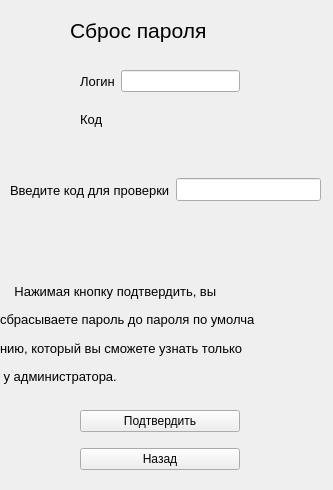
<?xml version="1.0" encoding="UTF-8"?>
<ui version="4.0">
 <class>Form</class>
 <widget class="QWidget" name="Form">
  <property name="geometry">
   <rect>
    <x>0</x>
    <y>0</y>
    <width>333</width>
    <height>490</height>
   </rect>
  </property>
  <property name="windowTitle">
   <string>Сброс пароля</string>
  </property>
  <widget class="QLabel" name="label">
   <property name="geometry">
    <rect>
     <x>70</x>
     <y>0</y>
     <width>181</width>
     <height>61</height>
    </rect>
   </property>
   <property name="font">
    <font>
     <pointsize>16</pointsize>
    </font>
   </property>
   <property name="text">
    <string>Сброс пароля</string>
   </property>
  </widget>
  <widget class="QWidget" name="verticalLayoutWidget">
   <property name="geometry">
    <rect>
     <x>80</x>
     <y>400</y>
     <width>160</width>
     <height>80</height>
    </rect>
   </property>
   <layout class="QVBoxLayout" name="verticalLayout">
    <item>
     <widget class="QPushButton" name="access">
      <property name="text">
       <string>Подтвердить</string>
      </property>
     </widget>
    </item>
    <item>
     <widget class="QPushButton" name="backButton">
      <property name="text">
       <string>Назад</string>
      </property>
     </widget>
    </item>
   </layout>
  </widget>
  <widget class="QWidget" name="verticalLayoutWidget_2">
   <property name="geometry">
    <rect>
     <x>80</x>
     <y>70</y>
     <width>160</width>
     <height>71</height>
    </rect>
   </property>
   <layout class="QVBoxLayout" name="verticalLayout_2">
    <item>
     <layout class="QHBoxLayout" name="horizontalLayout">
      <item>
       <widget class="QLabel" name="label_2">
        <property name="font">
         <font>
          <pointsize>10</pointsize>
         </font>
        </property>
        <property name="text">
         <string>Логин</string>
        </property>
       </widget>
      </item>
      <item>
       <widget class="QLineEdit" name="enterLogin"/>
      </item>
     </layout>
    </item>
    <item>
     <layout class="QHBoxLayout" name="horizontalLayout_2">
      <item>
       <widget class="QLabel" name="label_4">
        <property name="font">
         <font>
          <pointsize>10</pointsize>
         </font>
        </property>
        <property name="text">
         <string>Код</string>
        </property>
       </widget>
      </item>
      <item>
       <widget class="QLabel" name="checkCode">
        <property name="font">
         <font>
          <pointsize>10</pointsize>
         </font>
        </property>
        <property name="text">
         <string/>
        </property>
       </widget>
      </item>
     </layout>
    </item>
   </layout>
  </widget>
  <widget class="QWidget" name="horizontalLayoutWidget_3">
   <property name="geometry">
    <rect>
     <x>10</x>
     <y>150</y>
     <width>311</width>
     <height>80</height>
    </rect>
   </property>
   <layout class="QHBoxLayout" name="horizontalLayout_3">
    <item>
     <widget class="QLabel" name="label_3">
      <property name="font">
       <font>
        <pointsize>10</pointsize>
       </font>
      </property>
      <property name="text">
       <string>Введите код для проверки</string>
      </property>
     </widget>
    </item>
    <item>
     <widget class="QLineEdit" name="enterCode">
      <property name="font">
       <font>
        <pointsize>10</pointsize>
       </font>
      </property>
      <property name="text">
       <string/>
      </property>
     </widget>
    </item>
   </layout>
  </widget>
  <widget class="QWidget" name="verticalLayoutWidget_3">
   <property name="geometry">
    <rect>
     <x>0</x>
     <y>280</y>
     <width>328</width>
     <height>107</height>
    </rect>
   </property>
   <layout class="QVBoxLayout" name="verticalLayout_3">
    <item>
     <widget class="QLabel" name="label_5">
      <property name="font">
       <font>
        <pointsize>10</pointsize>
       </font>
      </property>
      <property name="text">
       <string>    Нажимая кнопку подтвердить, вы</string>
      </property>
     </widget>
    </item>
    <item>
     <widget class="QLabel" name="label_6">
      <property name="font">
       <font>
        <pointsize>10</pointsize>
       </font>
      </property>
      <property name="text">
       <string>сбрасываете пароль до пароля по умолча</string>
      </property>
     </widget>
    </item>
    <item>
     <widget class="QLabel" name="label_7">
      <property name="font">
       <font>
        <pointsize>10</pointsize>
       </font>
      </property>
      <property name="text">
       <string>нию, который вы сможете узнать только</string>
      </property>
     </widget>
    </item>
    <item>
     <widget class="QLabel" name="label_8">
      <property name="font">
       <font>
        <pointsize>10</pointsize>
       </font>
      </property>
      <property name="text">
       <string> у администратора.</string>
      </property>
     </widget>
    </item>
   </layout>
  </widget>
 </widget>
 <resources/>
 <connections/>
</ui>
